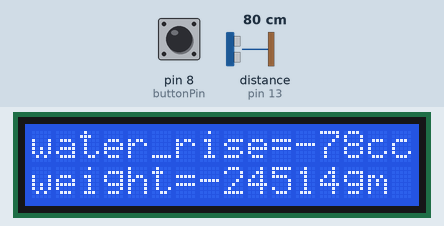
The sketch below on a simulated Arduino Uno, built with avr-gcc and run on an emulated ATmega328P. Shown: 16×2 character LCD. Wiring (inferred from the names in the program): ultrasonic range finder: trigger pin 12; echo pin 13. The test bench sets the inputs (shaded band); at power-on: pin 8 (buttonPin) HIGH, distance to the obstacle (sensor on pin 13) 80 cm. The echo pulse lasts 58.3 µs per cm; what the sketch prints to the serial monitor is not drawn.

Above: at 1.2 s.
1.3 s: pin 8 (buttonPin) pulled LOW for 1.25 s
At 2.32 s:
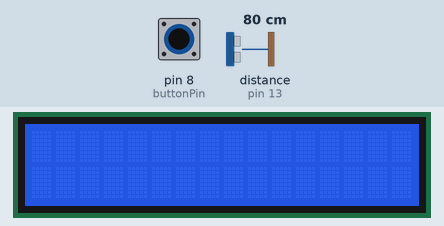
4.0 s: distance to the obstacle (sensor on pin 13) set to 2 cm
At 5.7 s:
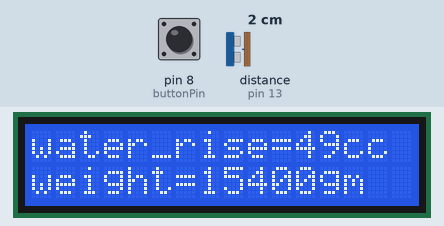
6.0 s: distance to the obstacle (sensor on pin 13) set to 4 cm
At 7.7 s:
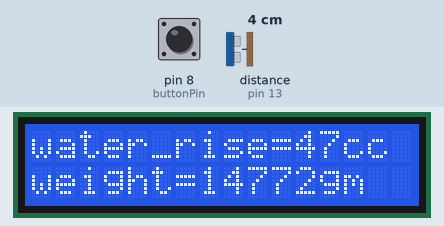
8.0 s: distance to the obstacle (sensor on pin 13) set to 9 cm
At 8.9 s:
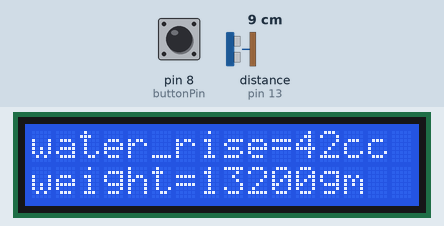
10.1 s: pin 8 (buttonPin) pulled LOW for 3.2 s
At 12.0 s:
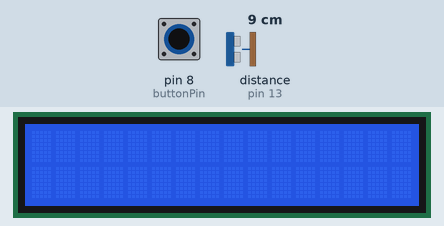
Timing chart, 0 to 13.5 s (numbered marks = the images above; inputs shaded):
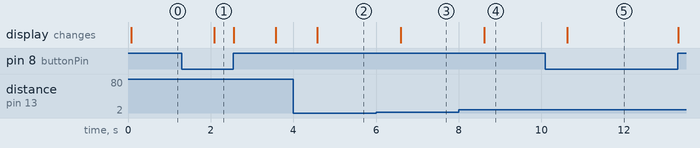

The sketch:

lcd___ultra_code_final.ino
```cpp
 /*LCD circuit:
   LCD RS pin to digital pin 1
   LCD Enable pin to digital pin 2
   LCD D4 pin to digital pin 6
   LCD D5 pin to digital pin 5
   LCD D6 pin to digital pin 4
   LCD D7 pin to digital pin 3
   LCD R/W pin to ground
   LCD VSS pin to ground
   LCD VCC pin to 5V
   10K resistor:
   ends to +5V and ground
  trigger pin =12
  echo pin = 13

*/


#include<LiquidCrystal.h>

LiquidCrystal lcd(7, 2, 6, 5, 4, 3); //Interface pins of the LCD
const int trig_pin = 12;
const int echo_pin = 13;
long int h1, h2;
long  distance1 = 0, distance2 = 0, phase1, phase2, weight, vol_of_water, duration, water_rise, switchPin, bellPin, buttonPin=8, low, high;

void setup() {
  pinMode(buttonPin, INPUT);
  //pinMode(bellPin, OUTPUT);
  lcd.begin(16, 2);
  lcd.setCursor(0, 0); //set the cursor to column 0 and line 0
  pinMode(trig_pin, OUTPUT);
  pinMode(echo_pin, INPUT);
  Serial.begin(9600);
  lcd.clear();
}


void loop() {
  int buttonState;
  buttonState = digitalRead(buttonPin);
  if (buttonState == LOW)
  {
    lcd.clear();
    distance1=50;
//    digitalWrite(trig_pin, LOW);
//    delayMicroseconds(2);
//    digitalWrite(12, HIGH);
//    delayMicroseconds(10);
//    digitalWrite(12, LOW);
//    duration = pulseIn(echo_pin, HIGH); //To receive the reflected signal.
//    distance1 = duration * 0.034 / 2;
//    Serial.println(distance1);
  }
  else
  {
    digitalWrite(trig_pin, LOW);
    delayMicroseconds(2);
    digitalWrite(12, HIGH);
    delayMicroseconds(10);
    digitalWrite(12, LOW);
    duration = pulseIn(echo_pin, HIGH); //To receive the reflected signal.
    distance2 = duration * 0.034 / 2;
    Serial.println(distance2);

    lcd.clear();

    h1 = distance1;
    phase1 = 3.14285714285 * 10 * 10 * h1;
    //r=10 h1= initial water height
    distance2 = duration * 0.034 / 2;
    h2 = distance2;
    phase2 = 3.14285714285 * 10 * 10 * h2;
    //r=10 h2 = final water rise
    vol_of_water = h1 - h2;
    weight = phase1 - phase2;


    //Serial.println(distance);
    lcd.setCursor(0, 0); //set the cursor to column 0 and line 1
    lcd.print("water_rise=");
    lcd.print(vol_of_water);
    lcd.print("cc");
    lcd.setCursor(0, 1); //set the cursor to column 0 and line 1
    lcd.print("weight=");
    lcd.print(weight = weight);
    lcd.print("gm");

    delay(1000);
  }
}
```

Measured:
- after the input at 1.3 s, the display: changes after 0.79 s (image 1)
- after the input at 4.0 s, the display: changes after 0.58 s (image 2)
- after the input at 6.0 s, the display: changes after 0.60 s (image 3)
- after the input at 8.0 s, the display: changes after 0.61 s (image 4)
- after the input at 10.1 s, the display: changes after 0.52 s (image 5)
